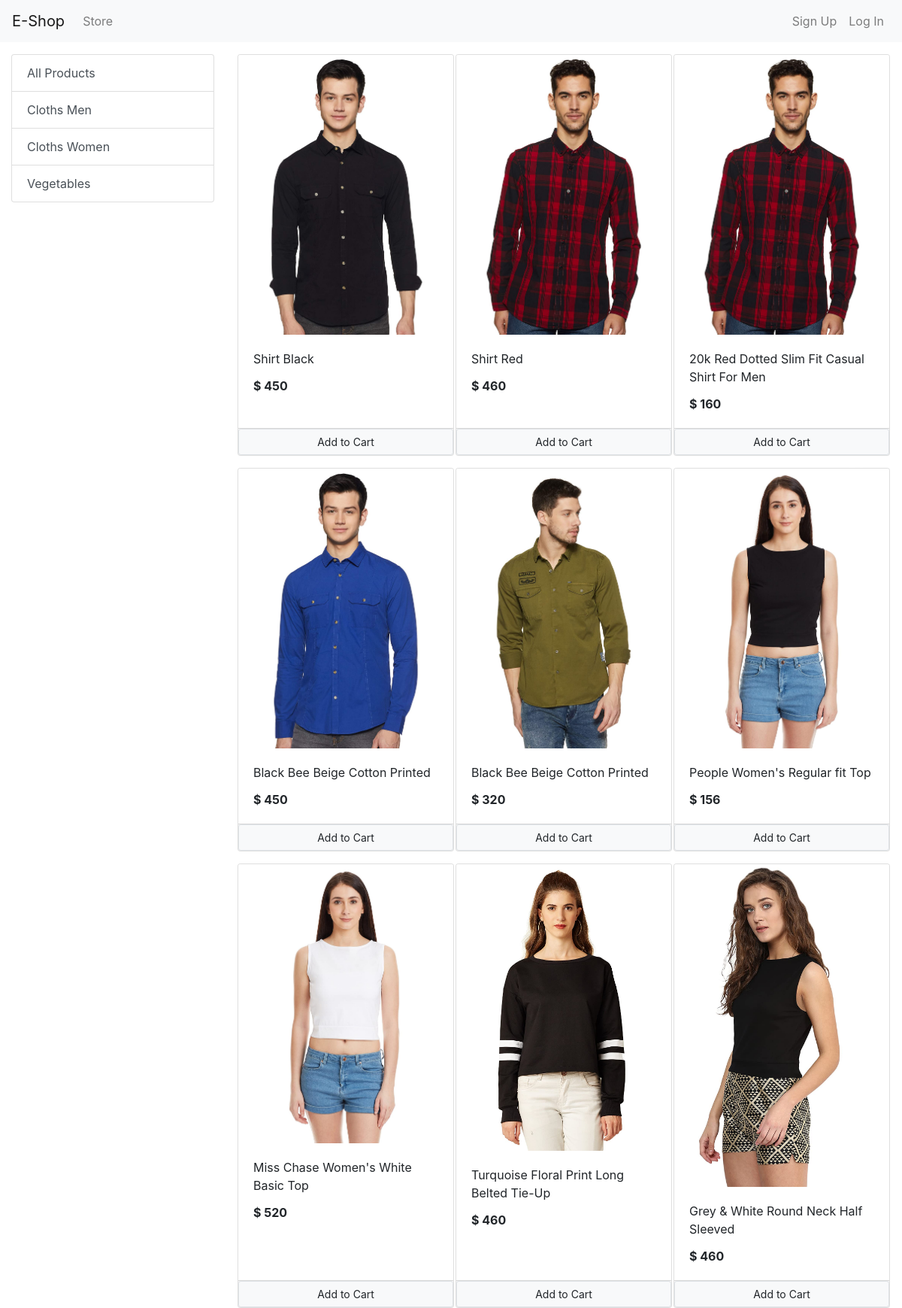
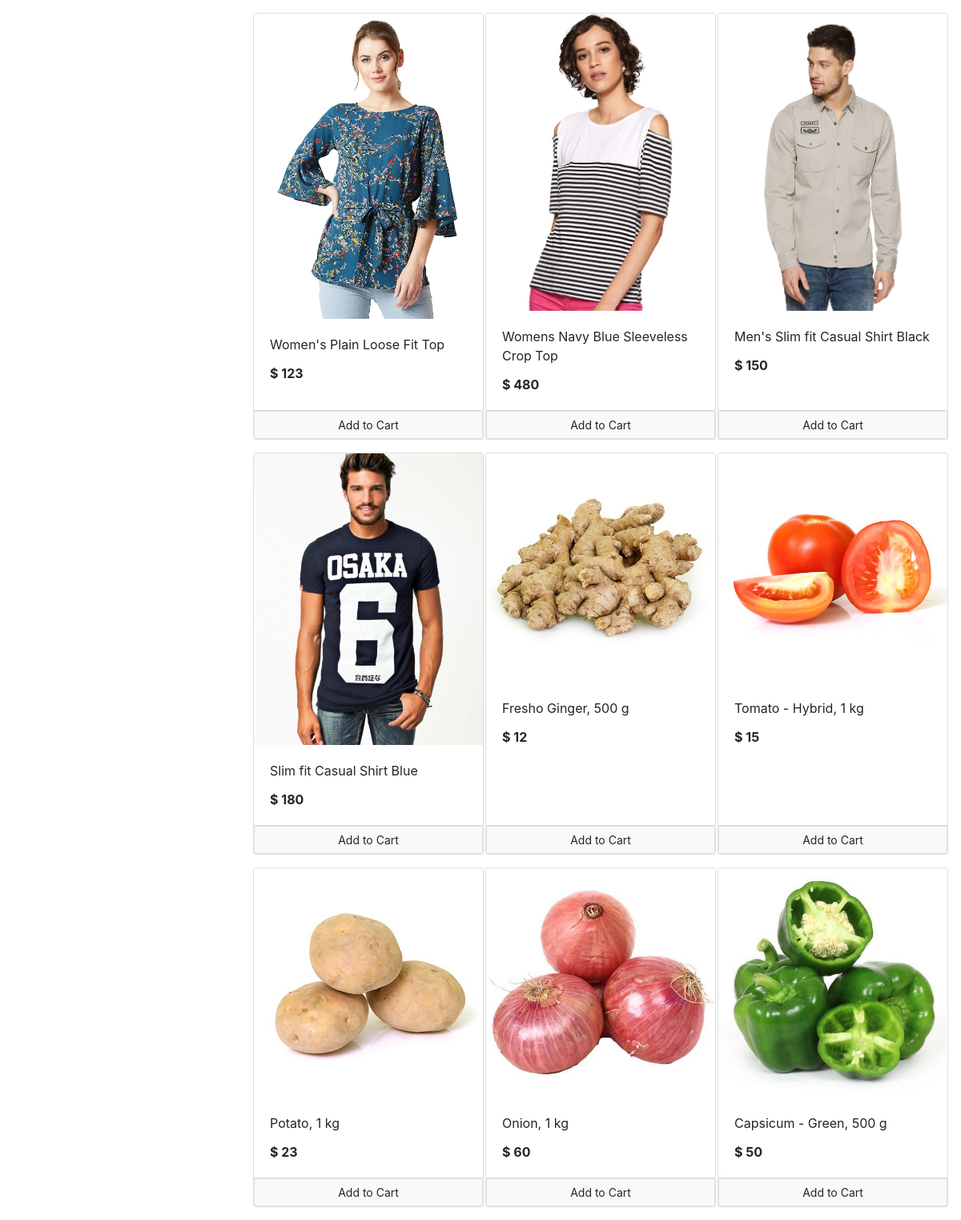
The page / on the database its author committed (2 pictures, top to bottom).
### store/models/category.py (models this page shows, shortened)
class Category(models.Model):
    name = models.CharField(max_length=20)
    @staticmethod
    def get_all_categories():
        return Category.objects.all()

### store/models/product.py (models this page shows)
class Product(models.Model):
    name = models.CharField(max_length=50)
    price = models.IntegerField(default=0)
    category = models.ForeignKey(Category, on_delete=models.CASCADE, default=1)
    description = models.CharField(max_length=200, default='', null=True, blank=True)
    image = models.ImageField(upload_to='uploads/products/')
    @staticmethod
    def get_all_products():
        return Product.objects.all()\
    @staticmethod
    def get_all_products_by_categoryid(category_id):
        if category_id:
            return Product.objects.filter(category=category_id)
        else:
            return Product.get_all_products()

### store/views/home.py (the view, shortened to what this page needs)
# urls.py: path('', Index.as_view(), name="homepage"),
class Index(View):
    def get(self, request):
        cart = request.session.get('cart')
        if not cart:
            request.session['cart'] = {}
        products = None
        categories = Category.get_all_categories()
        categoryID = request.GET.get('category')
        if categoryID:
            products = Product.get_all_products_by_categoryid(categoryID)
        else:
            products = Product.get_all_products()
        data = {}
        data['products'] = products
        data['categories'] = categories
        return render(request, 'index.html', data)

### store/templatetags/cart.py (called while the page is built)
@register.filter(name='is_in_cart')
def is_in_cart(product, cart):
    keys = cart.keys()
    for id in keys:
        if int(id) == product.id:
            return True
    return False

### store/templates/index.html (shortened to what this page needs)
{% extends 'base.html' %}
{% block content %}
{% load cart %}
    <div class="container-fluid mt-3">
        <div class="row">
            <div class="col-lg-3 mx-auto">
                <ul class="list-group">
                <a href="/" class="list-group-item list-group-item-action "> All Products </a>
                    {% for category in categories %}
                    <a href="/?category={{ category.id }}" class="list-group-item list-group-item-action ">{{ category.name }}</a>
                    {% endfor %}
                </ul>
            </div>
            <div id="products" class="col-lg-9 mx-auto">
                <div class="row mx-auto">
                {% for product in products %}
                 <div class="card mx-auto mb-3" id="{{ product.id }}" style="width: 18rem; ">
                 <img src="{{ product.image.url }}" class="card-img-top" alt="...">
                <div class="card-body">
                <p class="card-title">{{ product.name }}</p>
                <p class="card-text"><b> $ {{ product.price}} </b></p>
                </div>
                 <div class=" card-footer p-0  ">
                     {% if product|is_in_cart:request.session.cart %}
                     <div class="row no-gutters ">
                      <form action="/#{{ product.id }}" method="post" class="col-2 ">
                             {% csrf_token %}
                             <input hidden type="text" name="product" value="{{ product.id }}">
                             <input hidden type="text" name="remove" value="True">
                             <input type="submit" value=" - " class="btn btn-block btn-secondary">
                         </form>
                     <div class="text-center col">{{ product|cart_quantity:request.session.cart  }} in cart</div>
                         <form action="/#{{ product.id }}" method="post" class="col-2 ">
                             {% csrf_token %}
                             <input hidden type="text" name="product" value="{{ product.id }}">
                             <input type="submit" value=" + " class="btn btn-block btn-secondary">
                         </form>
                      </div>
                     {% else %}
                       <form action="/#{{ product.id }}" method="POST" class="btn-block">
                         <input href="#" type="submit" class="btn btn-light btn-sm border form-control" value = "Add to Cart">
                      </form>
                     {% endif%}
                 </div>
                </div>
            {% endfor %}
             </div>
            </div>
        </div>
    </div>
{% endblock %}

### store/templates/base.html (shortened to what this page needs)
<!doctype html>
<html lang="en">
  <head>
    <link rel="stylesheet" href="https://stackpath.bootstrapcdn.com/bootstrap/4.3.1/css/bootstrap.min.css">
  </head>
  <body>
  <nav class="navbar navbar-expand-lg navbar-light bg-light">
          <a class="navbar-brand" href="#">E-Shop</a>
        <div class="collapse navbar-collapse" id="navbarSupportedContent">
        <ul class="navbar-nav mr-auto">
          <li class="nav-item ">
            <a class="nav-link" href="#">Store </a>
          </li>
        </ul>
        <div class="navbar-nav my-2 my-lg-0">
            {% if request.session.customer %}
          <li class="nav-item">
            <a class="nav-link" href="/cart">Cart</a>
          </li>
                <li class="nav-item">
            <a class="nav-link" href="/orders">Orders</a>
          </li>
                <li class="nav-item">
            <a class="nav-link" href="/logout">Log out</a>
          </li>
            {% else %}
            <li class="nav-item">
            <a class="nav-link" href="signup">Sign Up</a>
          </li>
            <li class="nav-item">
            <a class="nav-link" href="/login">Log In</a>
          </li>
            {% endif %}
        </div>
      </div>
    </nav>
  {%   block content %}
  {% endblock %}
  </body>
</html>

### rows shown on the page
Category: name "Cloths Men"
Category: name "Cloths Women"
Category: name "Vegetables"
Product: image (picture), name "Shirt Black", price "450"
Product: image (picture), name "Shirt Red", price "460"
Product: image (picture), name "20k Red Dotted Slim Fit Casual Shirt For Men", price "160"
Product: image (picture), name "Black Bee Beige Cotton Printed", price "450"
Product: image (picture), name "Black Bee Beige Cotton Printed", price "320"
Product: image (picture), name "People Women's Regular fit Top", price "156"
Product: image (picture), name "Miss Chase Women's White Basic Top", price "520"
Product: image (picture), name "Turquoise Floral Print Long Belted Tie-Up", price "460"
Product: image (picture), name "Grey & White Round Neck Half Sleeved", price "460"
Product: image (picture), name "Women's Plain Loose Fit Top", price "123"
Product: image (picture), name "Womens Navy Blue Sleeveless Crop Top", price "480"
Product: image (picture), name "Men's Slim fit Casual Shirt Black", price "150"
Product: image (picture), name "Slim fit Casual Shirt Blue", price "180"
Product: image (picture), name "Fresho Ginger, 500 g", price "12"
Product: image (picture), name "Tomato - Hybrid, 1 kg", price "15"
Product: image (picture), name "Potato, 1 kg", price "23"
Product: {{ product.id }} 18 (drawn), image (picture), name "Onion, 1 kg", price "60"
Product: image (picture), name "Capsicum - Green, 500 g", price "50"
